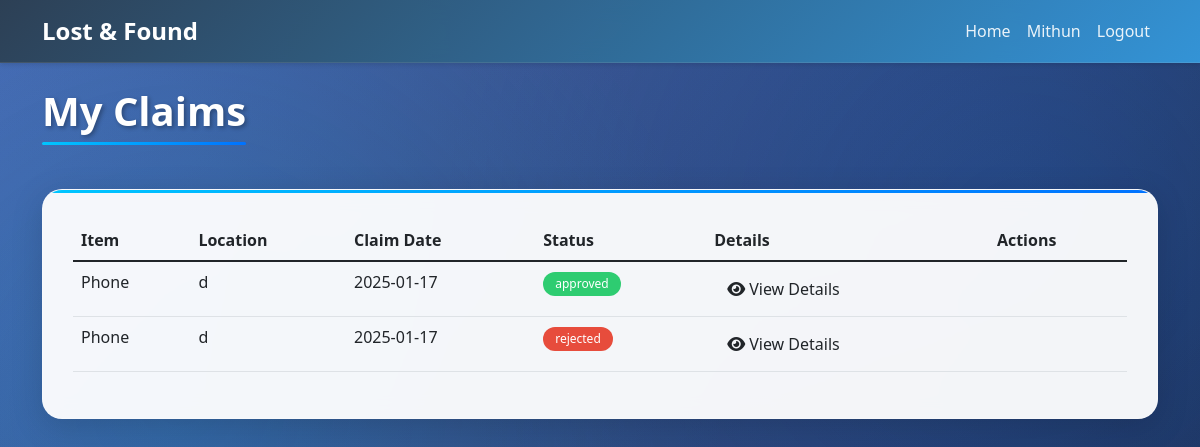
Page /claims/status (signed in) on the committed database.
### app.py (models this page shows)
class User(UserMixin, db.Model):
    id = db.Column(db.Integer, primary_key=True)
    name = db.Column(db.String(100), nullable=False)
    email = db.Column(db.String(100), unique=True, nullable=False)
    password = db.Column(db.String(100), nullable=False)
    role = db.Column(db.String(20), nullable=False, default='student')
    claims = db.relationship('Claim', back_populates='user', lazy=True)

class Claim(db.Model):
    id = db.Column(db.Integer, primary_key=True)
    user_id = db.Column(db.Integer, db.ForeignKey('user.id'), nullable=False)
    item_id = db.Column(db.Integer, db.ForeignKey('item.id'), nullable=False)
    status = db.Column(db.String(50), default='pending')  # pending, approved, rejected
    claim_date = db.Column(db.DateTime, default=datetime.utcnow)
    answers = db.Column(db.Text, nullable=True)  # Store answers as JSON
    user = db.relationship('User', back_populates='claims')
    item = db.relationship('Item', back_populates='claims')

class Item(db.Model):
    id = db.Column(db.Integer, primary_key=True)
    name = db.Column(db.String(100), nullable=False)
    description = db.Column(db.Text, nullable=False)
    location = db.Column(db.String(100), nullable=False)
    found_date = db.Column(db.DateTime, nullable=False, default=datetime.utcnow)
    status = db.Column(db.String(20), default='unclaimed')  # unclaimed, claimed
    verification_questions = db.Column(db.Text, nullable=True)
    claims = db.relationship('Claim', back_populates='item', lazy=True)
    approved_claim_id = db.Column(db.Integer, nullable=True)

### app.py (the view)
@app.route('/claims/status')
@login_required
def claim_status():
    claims = Claim.query.filter_by(user_id=current_user.id).order_by(Claim.claim_date.desc()).all()
    return render_template('claim_status.html', claims=claims)

### app.py (called while the page is built)
@login_manager.user_loader
def load_user(user_id):
    return User.query.get(int(user_id))

@app.template_filter('from_json')
def from_json(value):
    try:
        return json.loads(value) if value else []
    except:
        return []

### templates/claim_status.html (shortened to what this page needs)
<!DOCTYPE html>
<html lang="en">
<head>
    <link href="https://cdn.jsdelivr.net/npm/bootstrap@5.1.3/dist/css/bootstrap.min.css" rel="stylesheet">
    <link href="https://cdnjs.cloudflare.com/ajax/libs/font-awesome/6.0.0/css/all.min.css" rel="stylesheet">
</head>
<body>
    <nav class="navbar navbar-expand-lg navbar-dark bg-dark">
        <div class="container">
            <a class="navbar-brand" href="{{ url_for('home') }}">Lost & Found</a>
            <div class="collapse navbar-collapse" id="navbarNav">
                <div class="navbar-nav ms-auto">
                    <a class="nav-link" href="{{ url_for('home') }}">Home</a>
                    <span class="nav-link text-light">{{ current_user.name }}</span>
                    <a class="nav-link" href="{{ url_for('logout') }}">Logout</a>
                </div>
            </div>
        </div>
    </nav>
    <div class="container mt-4">
        <h2 class="page-title">My Claims</h2>
        <div class="claims-container">
            <div class="table-responsive">
                <table class="table">
                    <thead>
                        <tr>
                            <th>Item</th>
                            <th>Location</th>
                            <th>Claim Date</th>
                            <th>Status</th>
                            <th>Details</th>
                            <th>Actions</th>
                        </tr>
                    </thead>
                    <tbody>
                        {% for claim in claims %}
                        <tr>
                            <td>{{ claim.item.name }}</td>
                            <td>{{ claim.item.location }}</td>
                            <td>{{ claim.claim_date.strftime('%Y-%m-%d') }}</td>
                            <td>
                                <span class="badge {% if claim.status == 'pending' %}bg-warning{% elif claim.status == 'approved' %}bg-success{% else %}bg-danger{% endif %}">
                                    {{ claim.status }}
                                </span>
                            </td>
                            <td>
                                <button type="button" class="btn btn-action view" data-bs-toggle="modal" data-bs-target="#claimModal{{ claim.id }}">
                                    <i class="fas fa-eye me-1"></i>View Details
                                </button>
                            </td>
                            <td>
                            </td>
                        </tr>
                        {% endfor %}
                    </tbody>
                </table>
            </div>
        </div>
    </div>
</body>
</html>

### templates/claim_status.html (style rules this page uses)
:root { --primary-color: #2c3e50; --secondary-color: #3498db; --accent-color: #e74c3c; --light-color: #ecf0f1; --dark-color: #2c3e50; --gradient-1: #4b6cb7; --gradient-2: #182848; --accent-gradient-1: #00c6ff; --accent-gradient-2: #0072ff; }
body { font-family: 'Segoe UI', Tahoma, Geneva, Verdana, sans-serif; background: linear-gradient(135deg, var(--gradient-1) 0%, var(--gradient-2) 100%); min-height: 100vh; position: relative; }
body::before { content: ''; position: fixed; top: 0; left: 0; width: 100%; height: 100%; background: radial-gradient(circle at 15% 50%, rgba(0, 198, 255, 0.15) 0%, transparent 50%), radial-gradient(circle at 85% 30%, rgba(0, 114, 255, 0.15) 0%, transparent 50%), linear-gradient(45deg, rgba(75, 108, 183, 0.1) 0%, rgba(24, 40, 72, 0.1) 100%); pointer-events: none; z-index: -1; animation: backgroundShift 15s ease-in-out infinite alternate; }
.navbar { background: linear-gradient(135deg, rgba(44, 62, 80, 0.95), rgba(52, 152, 219, 0.95)) !important; backdrop-filter: blur(10px); border-bottom: 1px solid rgba(255, 255, 255, 0.1); box-shadow: 0 2px 4px rgba(0,0,0,0.1); }
.navbar-brand { font-weight: 600; font-size: 1.5rem; color: white !important; }
.nav-link { color: rgba(255,255,255,0.9) !important; font-weight: 500; transition: all 0.3s ease; }
.claims-container { background: rgba(255, 255, 255, 0.95); border-radius: 20px; box-shadow: 0 8px 32px rgba(0, 0, 0, 0.15); padding: 30px; margin-top: 30px; margin-bottom: 40px; backdrop-filter: blur(10px); border: 1px solid rgba(255, 255, 255, 0.2); position: relative; overflow: hidden; }
.claims-container::before { content: ''; position: absolute; top: 0; left: 0; right: 0; height: 3px; background: linear-gradient(90deg, var(--accent-gradient-1), var(--accent-gradient-2), var(--accent-gradient-1)); background-size: 200% 100%; animation: gradientMove 3s linear infinite; }
.page-title { color: white; font-size: 2.5rem; font-weight: 700; text-shadow: 2px 2px 4px rgba(0,0,0,0.3); margin-bottom: 1.5rem; position: relative; display: inline-block; }
.page-title::after { content: ''; position: absolute; bottom: -10px; left: 0; width: 100%; height: 3px; background: linear-gradient(90deg, var(--accent-gradient-1), var(--accent-gradient-2)); border-radius: 2px; }
.badge { padding: 0.5em 1em; font-weight: 500; border-radius: 30px; }
.badge.bg-success { background-color: #2ecc71 !important; }
.badge.bg-danger { background-color: #e74c3c !important; }

### rows in the picture
User: name "Mithun"
Claim: item.name "Phone", item.location "d", claim_date "2025-01-17", status "approved"
Claim: item.name "Phone", item.location "d", claim_date "2025-01-17", status "rejected"
